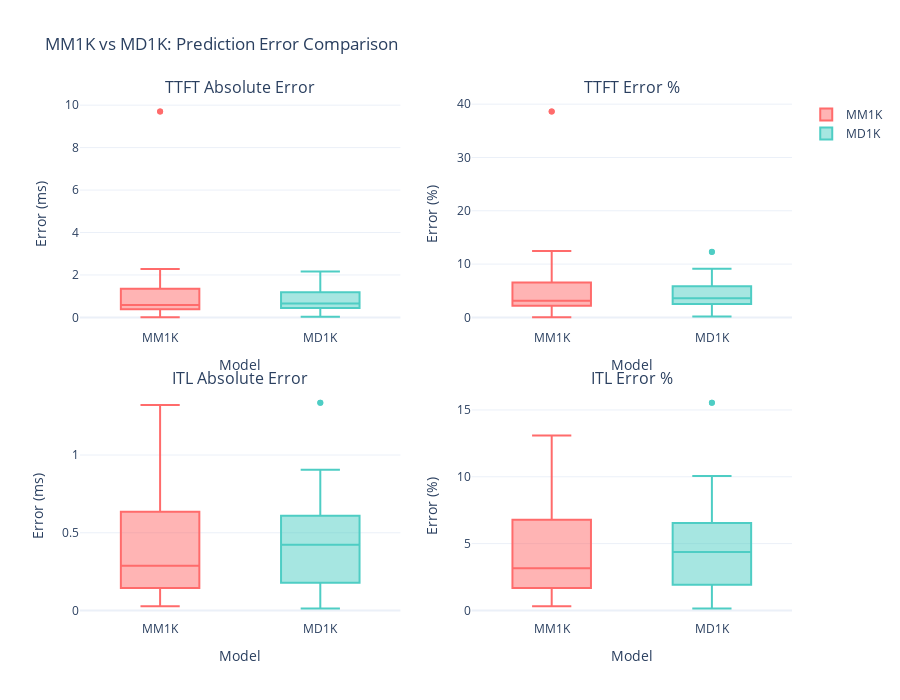

The notebook cell this image was saved under:
### Code cell
# Visualization: Side-by-side comparison of errors
fig = make_subplots(
    rows=2, cols=2,
    subplot_titles=('TTFT Absolute Error', 'TTFT Error %',
                    'ITL Absolute Error', 'ITL Error %'),
    vertical_spacing=0.12,
    horizontal_spacing=0.1
)

# TTFT Absolute Error
fig.add_trace(
    go.Box(y=mm1k_filtered['ttft_abs_error'], name='MM1K', marker_color='#FF6B6B'),
    row=1, col=1
)
fig.add_trace(
    go.Box(y=md1k_filtered['ttft_abs_error'], name='MD1K', marker_color='#4ECDC4'),
    row=1, col=1
)

# TTFT Error %
fig.add_trace(
    go.Box(y=mm1k_filtered['ttft_abs_error_pct'], name='MM1K', marker_color='#FF6B6B', showlegend=False),
    row=1, col=2
)
fig.add_trace(
    go.Box(y=md1k_filtered['ttft_abs_error_pct'], name='MD1K', marker_color='#4ECDC4', showlegend=False),
    row=1, col=2
)

# ITL Absolute Error
fig.add_trace(
    go.Box(y=mm1k_filtered['itl_abs_error'], name='MM1K', marker_color='#FF6B6B', showlegend=False),
    row=2, col=1
)
fig.add_trace(
    go.Box(y=md1k_filtered['itl_abs_error'], name='MD1K', marker_color='#4ECDC4', showlegend=False),
    row=2, col=1
)

# ITL Error %
fig.add_trace(
    go.Box(y=mm1k_filtered['itl_abs_error_pct'], name='MM1K', marker_color='#FF6B6B', showlegend=False),
    row=2, col=2
)
fig.add_trace(
    go.Box(y=md1k_filtered['itl_abs_error_pct'], name='MD1K', marker_color='#4ECDC4', showlegend=False),
    row=2, col=2
)

fig.update_xaxes(title_text="Model", row=1, col=1)
fig.update_xaxes(title_text="Model", row=1, col=2)
fig.update_xaxes(title_text="Model", row=2, col=1)
fig.update_xaxes(title_text="Model", row=2, col=2)

fig.update_yaxes(title_text="Error (ms)", row=1, col=1)
fig.update_yaxes(title_text="Error (%)", row=1, col=2)
fig.update_yaxes(title_text="Error (ms)", row=2, col=1)
fig.update_yaxes(title_text="Error (%)", row=2, col=2)

fig.update_layout(
    title_text="MM1K vs MD1K: Prediction Error Comparison",
    height=700,
    showlegend=True,
    template='plotly_white'
)

fig.show()

### Figure 1 — Plotly figure (JSON) as saved in the notebook; plotly's stock layout.template omitted (floating-point values rounded to 4 significant figures)
{"data": [{"marker": {"color": "#FF6B6B"}, "name": "MM1K", "type": "box", "xaxis": "x", "y": [9.705, 9.705, 2.279, 2.279, 1.904, 1.904, 1.895, 1.895, 0.4129, 0.4042, 0.5801, 0.5801, 0.1033, 0.1033, 0.5713, 0.5713, 0.4192, 0.4192, 0.3806, 0.3806, 0.03107, 0.0534, 0.5665, 0.5665, 0.3886, 0.3886, 1.337, 1.337, 1.346, 1.346, 1.398, 1.398, 0.4677, 0.465, 0.4657, 0.4628, 0.7784, 0.7756, 1.084, 1.09, 2.18, 2.179, 0.8346, 0.8346, 1.464, 1.464, 1.037, 1.037, 0.6205, 0.6205, 0.1784, 0.1784, 0.6071, 0.6071, 0.3471, 0.3471, 0.4867, 0.4867, 0.002348, 0.002348, 0.02221, 0.02221], "yaxis": "y"}, {"marker": {"color": "#4ECDC4"}, "name": "MD1K", "type": "box", "xaxis": "x", "y": [0.2838, 0.2838, 1.817, 1.817, 1.331, 1.331, 1.502, 1.502, 0.5428, 0.5428, 0.1273, 0.1273, 0.5226, 0.5226, 1.273, 1.273, 0.7179, 0.7179, 0.4839, 0.384, 0.4627, 0.3004, 0.6811, 0.5134, 0.4044, 0.1308, 1.213, 1.453, 0.8873, 1.131, 1.183, 1.18, 0.4985, 0.5, 0.8395, 0.8408, 1.312, 1.313, 2.166, 2.169, 0.8102, 0.8161, 0.6276, 0.6346, 0.9575, 0.9534, 1.131, 1.138, 0.2195, 0.2238, 0.4391, 0.4423, 0.5831, 0.5802, 0.436, 0.4388, 0.6318, 0.6296, 0.0341, 0.03485, 0.8002, 0.7961], "yaxis": "y"}, {"marker": {"color": "#FF6B6B"}, "name": "MM1K", "showlegend": false, "type": "box", "xaxis": "x2", "y": [38.63, 38.63, 11.29, 11.29, 9.794, 9.794, 9.692, 9.692, 2.269, 2.221, 3.144, 3.144, 0.592, 0.592, 2.939, 2.939, 2.219, 2.219, 2.02, 2.02, 0.1687, 0.2902, 3.115, 3.115, 2.181, 2.181, 6.448, 6.448, 6.532, 6.532, 6.719, 6.719, 2.475, 2.461, 2.51, 2.495, 4.303, 4.288, 6.14, 6.173, 12.47, 12.47, 4.311, 4.311, 7.716, 7.716, 5.254, 5.254, 3.281, 3.281, 1.002, 1.002, 3.622, 3.622, 1.974, 1.974, 2.797, 2.797, 0.01324, 0.01324, 0.1255, 0.1255], "yaxis": "y2"}, {"marker": {"color": "#4ECDC4"}, "name": "MD1K", "showlegend": false, "type": "box", "xaxis": "x2", "y": [1.659, 1.659, 9.128, 9.128, 6.987, 6.987, 7.768, 7.768, 2.984, 2.984, 0.723, 0.723, 2.694, 2.694, 6.332, 6.332, 3.71, 3.71, 2.533, 2.012, 2.549, 1.654, 3.835, 2.896, 2.071, 0.6661, 5.858, 7.017, 4.373, 5.557, 5.776, 5.757, 2.644, 2.652, 4.651, 4.658, 7.527, 7.533, 12.29, 12.3, 4.207, 4.237, 3.178, 3.213, 4.958, 4.937, 5.996, 6.033, 1.184, 1.207, 2.528, 2.546, 3.211, 3.195, 2.522, 2.538, 3.462, 3.45, 0.1948, 0.1991, 4.421, 4.398], "yaxis": "y2"}, {"marker": {"color": "#FF6B6B"}, "name": "MM1K", "showlegend": false, "type": "box", "xaxis": "x3", "y": [0.576, 0.576, 1.321, 1.321, 1.106, 1.106, 0.9493, 0.9493, 0.05779, 0.06296, 0.04243, 0.04243, 0.08482, 0.08482, 0.4295, 0.4295, 0.2124, 0.2124, 0.2613, 0.2613, 0.224, 0.2253, 0.422, 0.422, 0.2608, 0.2608, 0.7766, 0.7766, 0.6552, 0.6552, 0.5766, 0.5766, 0.4176, 0.4161, 0.277, 0.2755, 0.289, 0.2874, 0.7536, 0.7569, 1.04, 1.039, 0.4756, 0.4756, 0.6356, 0.6356, 0.3479, 0.3479, 0.2661, 0.2661, 0.05679, 0.05679, 0.1033, 0.1033, 0.1357, 0.1357, 0.157, 0.157, 0.02789, 0.02789, 0.1448, 0.1448], "yaxis": "y3"}, {"marker": {"color": "#4ECDC4"}, "name": "MD1K", "showlegend": false, "type": "box", "xaxis": "x3", "y": [0.9054, 0.9054, 0.7887, 0.7887, 0.7145, 0.7145, 0.6806, 0.6806, 0.01955, 0.01955, 0.07617, 0.07617, 0.1142, 0.1142, 0.4629, 0.4629, 0.4226, 0.4226, 0.2712, 0.2022, 0.3374, 0.2394, 0.3808, 0.2718, 0.1783, 0.02184, 0.5774, 0.7008, 0.5964, 0.7266, 0.5779, 0.5758, 0.4854, 0.4862, 0.441, 0.4417, 0.6826, 0.6832, 1.336, 1.337, 0.481, 0.4741, 0.552, 0.5556, 0.3552, 0.353, 0.6086, 0.6123, 0.207, 0.2095, 0.2505, 0.2524, 0.01394, 0.01238, 0.1668, 0.1686, 0.05072, 0.04959, 0.07804, 0.07845, 0.2182, 0.2209], "yaxis": "y3"}, {"marker": {"color": "#FF6B6B"}, "name": "MM1K", "showlegend": false, "type": "box", "xaxis": "x4", "y": [7.12, 7.12, 13.1, 13.1, 11.2, 11.2, 9.806, 9.806, 0.6552, 0.7138, 0.4833, 0.4833, 0.9794, 0.9794, 4.41, 4.41, 2.25, 2.25, 2.771, 2.771, 2.489, 2.504, 4.704, 4.704, 2.934, 2.934, 7.453, 7.453, 6.355, 6.355, 5.587, 5.587, 4.524, 4.508, 3.024, 3.007, 3.158, 3.141, 8.773, 8.812, 11.76, 11.75, 4.969, 4.969, 6.791, 6.791, 3.635, 3.635, 2.849, 2.849, 0.6566, 0.6566, 1.212, 1.212, 1.554, 1.554, 1.803, 1.803, 0.322, 0.322, 1.674, 1.674], "yaxis": "y4"}, {"marker": {"color": "#4ECDC4"}, "name": "MD1K", "showlegend": false, "type": "box", "xaxis": "x4", "y": [10.06, 10.06, 8.097, 8.097, 7.544, 7.544, 7.15, 7.15, 0.2237, 0.2237, 0.8665, 0.8665, 1.207, 1.207, 4.719, 4.719, 4.366, 4.366, 2.858, 2.135, 3.757, 2.663, 4.273, 3.054, 1.837, 0.2238, 5.601, 6.803, 5.757, 6.993, 5.66, 5.64, 5.293, 5.302, 4.895, 4.902, 7.774, 7.781, 15.53, 15.55, 5.074, 4.996, 5.867, 5.904, 3.774, 3.751, 6.551, 6.591, 2.243, 2.27, 2.893, 2.915, 0.1606, 0.1426, 1.909, 1.929, 0.5871, 0.5739, 0.9138, 0.9186, 2.576, 2.608], "yaxis": "y4"}], "layout": {"annotations": [{"font": {"size": 16}, "showarrow": false, "text": "TTFT Absolute Error", "x": 0.225, "xanchor": "center", "xref": "paper", "y": 1, "yanchor": "bottom", "yref": "paper"}, {"font": {"size": 16}, "showarrow": false, "text": "TTFT Error %", "x": 0.775, "xanchor": "center", "xref": "paper", "y": 1, "yanchor": "bottom", "yref": "paper"}, {"font": {"size": 16}, "showarrow": false, "text": "ITL Absolute Error", "x": 0.225, "xanchor": "center", "xref": "paper", "y": 0.44, "yanchor": "bottom", "yref": "paper"}, {"font": {"size": 16}, "showarrow": false, "text": "ITL Error %", "x": 0.775, "xanchor": "center", "xref": "paper", "y": 0.44, "yanchor": "bottom", "yref": "paper"}], "height": 700, "showlegend": true, "title": {"text": "MM1K vs MD1K: Prediction Error Comparison"}, "xaxis": {"anchor": "y", "domain": [0, 0.45], "title": {"text": "Model"}}, "xaxis2": {"anchor": "y2", "domain": [0.55, 1], "title": {"text": "Model"}}, "xaxis3": {"anchor": "y3", "domain": [0, 0.45], "title": {"text": "Model"}}, "xaxis4": {"anchor": "y4", "domain": [0.55, 1], "title": {"text": "Model"}}, "yaxis": {"anchor": "x", "domain": [0.56, 1], "title": {"text": "Error (ms)"}}, "yaxis2": {"anchor": "x2", "domain": [0.56, 1], "title": {"text": "Error (%)"}}, "yaxis3": {"anchor": "x3", "domain": [0, 0.44], "title": {"text": "Error (ms)"}}, "yaxis4": {"anchor": "x4", "domain": [0, 0.44], "title": {"text": "Error (%)"}}}}
